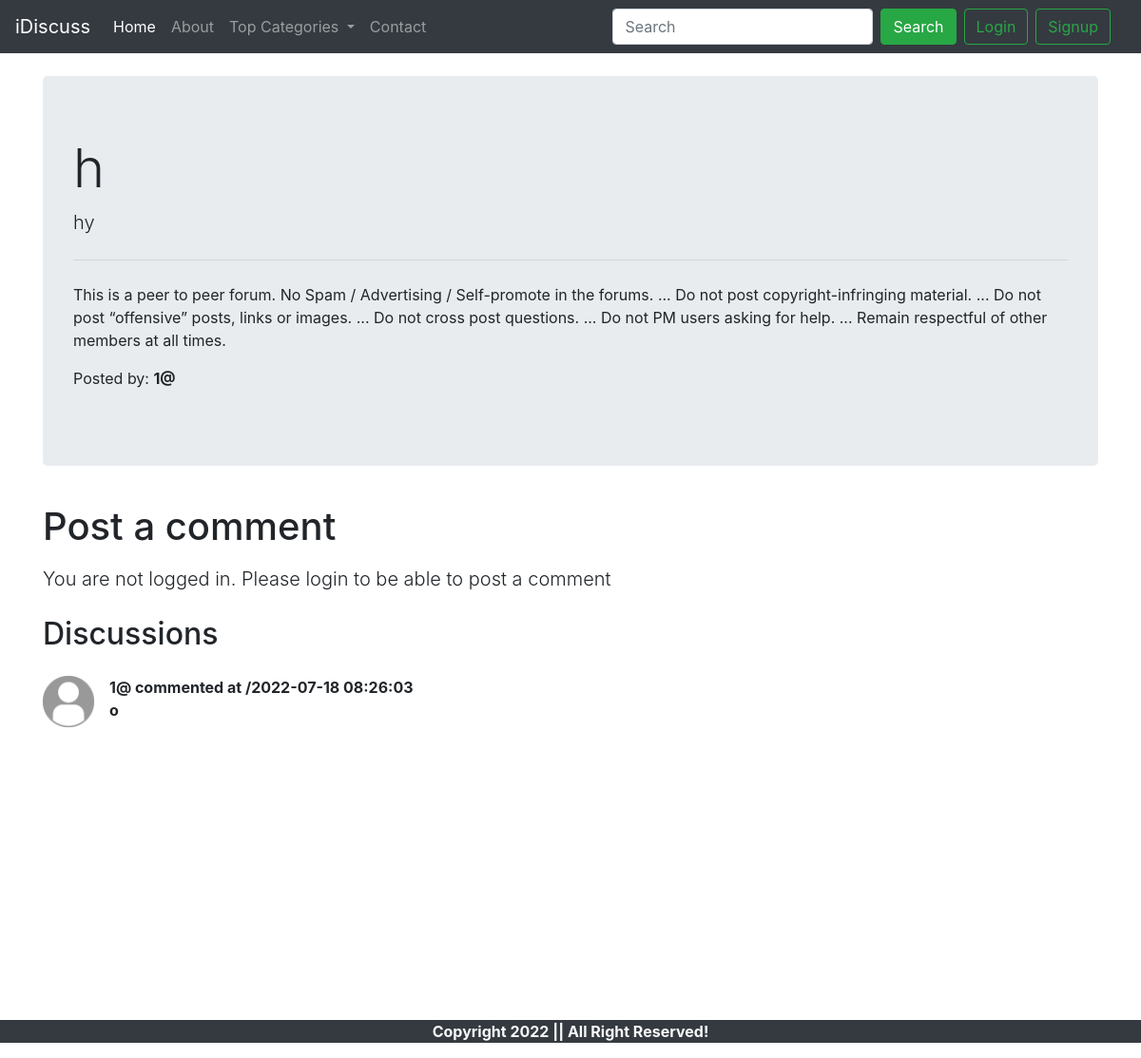
Page /thread.php?threadid=10 on the committed database.
### tables this page shows
CREATE TABLE `threads` (
  `thread_id` int(7) NOT NULL,
  `thread_title` varchar(255) NOT NULL,
  `thread_desc` text NOT NULL,
  `thread_cat_id` int(7) NOT NULL,
  `thread_user_id` int(7) NOT NULL,
  `timestamp` datetime NOT NULL
);

CREATE TABLE `users` (
  `sno` int(11) NOT NULL,
  `user_email` varchar(30) NOT NULL,
  `user_pass` varchar(255) NOT NULL,
  `timestamp` datetime NOT NULL DEFAULT current_timestamp()
);

CREATE TABLE `comments` (
  `comment_id` int(7) NOT NULL,
  `comment_content` text NOT NULL,
  `thread_id` int(11) NOT NULL,
  `comment_by` int(11) NOT NULL,
  `comment_time` datetime NOT NULL
);

### thread.php (the view, shortened to what this page needs)
<!doctype html>
<html lang="en">
  <head>
    <link rel="stylesheet" href="https://cdn.jsdelivr.net/npm/bootstrap@4.6.1/dist/css/bootstrap.min.css">
  </head>
  <body>
  <?php include 'partials/header.php';?>
  <?php include 'partials/dbconnect.php';?>
  <?php
  $id = $_GET['threadid'];
  $sql=  "SELECT * FROM `threads` WHERE thread_id=$id";
  $result = mysqli_query($data , $sql);
  while($row = mysqli_fetch_assoc($result)){
    $title = $row['thread_title'];
    $desc = $row['thread_desc'];
    $thread_user_id = $row['thread_user_id'];
    $sql2 = "SELECT user_email FROM `users` WHERE sno='$thread_user_id'";
    $result2 = mysqli_query($data, $sql2);
    $row2 = mysqli_fetch_assoc($result2);
    $posted_by = $row2['user_email'];
    }
  ?>
<div class="container my-4"  >
<div class="jumbotron">
  <h1 class="display-4"><?php echo $title ?></h1>
  <p class="lead"><?php echo $desc ?></p>
  <hr class="my-4">
  <p>This is a peer to peer forum. No Spam / Advertising / Self-promote in the forums. ...
Do not post copyright-infringing material. ...
Do not post “offensive” posts, links or images. ...
Do not cross post questions. ...
Do not PM users asking for help. ...
Remain respectful of other members at all times.
  </p>
<p>Posted by: <b><?php echo $posted_by; ?></p>
</div>
</div>
<?php
  if(isset($_SESSION['loggedin']) && $_SESSION['loggedin']==true){
 echo '
<div class="container" id="ques">
  <h2 class="py-2">Post a comment</h2>
<form action= "'.$_SERVER['REQUEST_URI'].'"  method="post" >
  <div class="form-group">
    <label for="exampleFormControlTextarea1">Type your Comment</label>
    <textarea class="form-control" id="comment" name="comment" rows="3"></textarea>
    <input type="hidden" name="sno" value="'. $_SESSION["sno"]. '">
    </div>
  <button type="submit" class="btn btn-success">Post Comment</button>
</form>
</div>';
  }
  else{
    echo '
    <div class="container">
    <h1 class="py-2">Post a comment</h1>
       <p class="lead">You are not logged in. Please login to be able to post a comment</p>
    </div>
    ';
  }
?>
<div class="container" id="ques">
    <h2 class="py-2">Discussions</h2>
    <?php
  $id = $_GET['threadid'];
  $sql=  "SELECT * FROM `comments` WHERE thread_id=$id";
  $result = mysqli_query($data , $sql);
  while($row = mysqli_fetch_assoc($result)){
    $content = $row['comment_content'];
    $comment_time = $row['comment_time'];
    $thread_user_id = $row['comment_by'];
    $sql2 = "SELECT user_email FROM `users` WHERE sno='$thread_user_id'";
    $result2 = mysqli_query($data, $sql2);
    $row2 = mysqli_fetch_assoc($result2);
    echo '  <div class="media my-3">
            <img src="img/users.png" width="54px" class="mr-3" alt="">
            <div class="media-body">
            <p class="font-weight-bold my-0">'. $row2['user_email'] . ' commented at /' .$comment_time . '</p>
                ' . $content . '
        </div>
        </div> ';
  }
    ?>
</div>
    <?php include 'partials/footer.php';  ?>
</body>
</html>

### thread.php (style rules this page uses)
#ques { min-height: 433px; }

### rows in the picture
threads: thread_title "h", thread_desc "hy"
users: user_email "1@"
comments: users.user_email "1@", comment_time "2022-07-18 08:26:03", comment_content "o"
